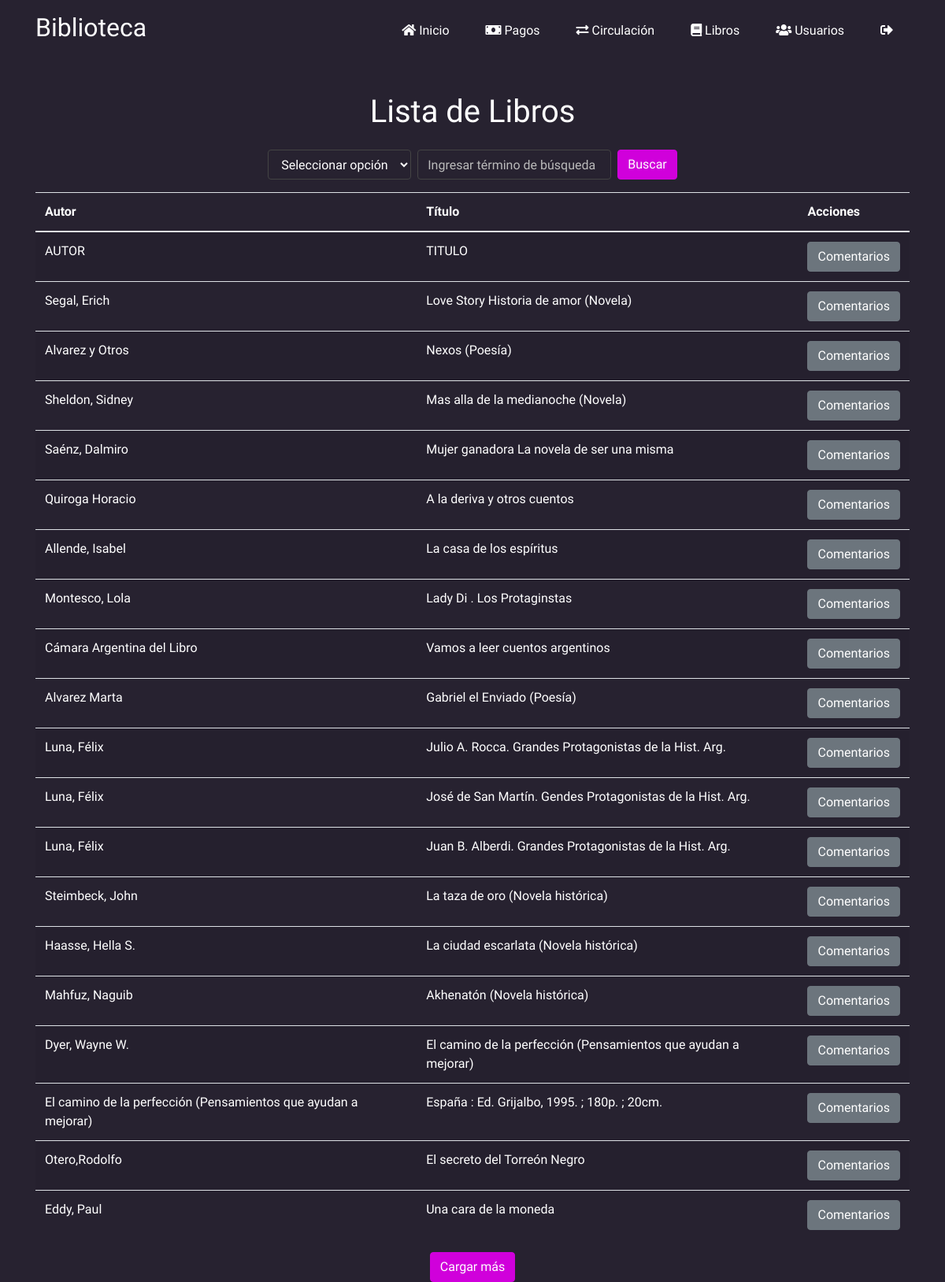
/socio/libros_2.php (signed in), run on the app's committed database.
### tables this page shows
CREATE TABLE `libros` (
  `AUTOR` varchar(255) NOT NULL,
  `TITULO` varchar(255) NOT NULL,
  `EDITORIAL` varchar(255) NOT NULL,
  `ISBN` varchar(50) NOT NULL,
  `ID` int(11) NOT NULL,
  `ESTANTE` varchar(255) DEFAULT NULL,
  `CATEGORIA` varchar(255) DEFAULT NULL,
  `CDU` varchar(255) DEFAULT NULL,
  `NUMERO` varchar(255) DEFAULT NULL,
  `ESTADO` varchar(255) DEFAULT NULL
);

### socio/libros_2.php (the view, shortened to what this page needs)
<?php
include '../db_connection.php';
include '../header.php';
$sql = "SELECT `ID`, `AUTOR`, `TITULO` FROM libros";
$sql .= " LIMIT 20";
$result = $conn->query($sql);
?>
<!DOCTYPE html>
<html lang="es">
<head>
    <link rel="stylesheet" href="https://stackpath.bootstrapcdn.com/bootstrap/4.5.2/css/bootstrap.min.css">
</head>
<body>
    <div class="container mt-5">
        <div class="row justify-content-center">
            <div class="col-md-8 text-center">
                <h1 class="mb-4">Lista de Libros</h1>
                <form method="GET" action="libros_2.php" class="form-inline justify-content-center mb-3">
                    <div class="form-group mr-2">
                        <select name="search_option" class="form-control" required>
                            <option value="">Seleccionar opción</option>
                        </select>
                    </div>
                    <div class="form-group mr-2">
                        <input type="text" name="search_term" class="form-control" placeholder="Ingresar término de búsqueda" value="<?php echo isset($_GET['search_term']) ? $_GET['search_term'] : ''; ?>" required>
                    </div>
                    <button type="submit" class="btn btn-primary buscar-btn buscar-btn">Buscar</button>
                </form>
            </div>
        </div>
        <table class="table table-striped">
            <thead>
                <tr>
                    <th>Autor</th>
                    <th>Título</th>
                    <th>Acciones</th>
                </tr>
            </thead>
            <tbody id="booksTableBody">
                <?php
                if ($result->num_rows > 0) {
                    while($row = $result->fetch_assoc()) {
                        echo "<tr>";
                        echo "<td>" . htmlspecialchars($row["AUTOR"]) . "</td>";
                        echo "<td>" . htmlspecialchars($row["TITULO"]) . "</td>";
                        echo "<td>";
                        echo "<button class='btn btn-secondary' onclick='loadComments(" . htmlspecialchars($row["ID"]) . ")'>Comentarios</button>";
                        echo "</td>";
                        echo "</tr>";
                    }
                } else {
                    echo "<tr><td colspan='3'>No se encontraron libros</td></tr>";
                }
                ?>
            </tbody>
        </table>
        <div class="text-center">
            <button class="btn btn-primary buscar-btn" onclick="loadMoreBooks()">Cargar más</button>
        </div>
    </div>
</body>
</html>

### header.php (style rules this page uses)
.lexend-custom { font-family: 'Lexend', sans-serif; font-optical-sizing: auto; font-weight: 400; font-style: normal; }
body { padding-top: 70px; }
.buscar-btn { background-color: #d000db !important; border-color: #d000db !important; }

### socio/libros_2.php (style rules this page uses)
body, body * { color: white !important; }
body { background-color: #272230 !important; color: white !important; }
.form-control { background-color: #272230 !important; color: white !important; border: 1px solid #444 !important; }
.form-control::placeholder { color: #bbb !important; }

### data on the page
libros: AUTOR "AUTOR", TITULO "TITULO"
libros: AUTOR "Segal, Erich", TITULO "Love Story Historia de amor (Novela)"
libros: AUTOR "Alvarez y Otros", TITULO "Nexos (Poesía)"
libros: AUTOR "Sheldon, Sidney", TITULO "Mas alla de la medianoche (Novela)"
libros: AUTOR "Saénz, Dalmiro", TITULO "Mujer ganadora La novela de ser una misma"
libros: AUTOR "Quiroga Horacio", TITULO "A la deriva y otros cuentos"
libros: AUTOR "Allende, Isabel", TITULO "La casa de los espíritus"
libros: AUTOR "Montesco, Lola", TITULO "Lady Di . Los Protaginstas"
libros: AUTOR "Cámara Argentina del Libro", TITULO "Vamos a leer cuentos argentinos"
libros: AUTOR "Alvarez Marta", TITULO "Gabriel el Enviado (Poesía)"
libros: AUTOR "Luna, Félix", TITULO "Julio A. Rocca. Grandes Protagonistas de la Hist. Arg."
libros: AUTOR "Luna, Félix", TITULO "José de San Martín. Gendes Protagonistas de la Hist. Arg."
libros: AUTOR "Luna, Félix", TITULO "Juan B. Alberdi. Grandes Protagonistas de la Hist. Arg."
libros: AUTOR "Steimbeck, John", TITULO "La taza de oro (Novela histórica)"
libros: AUTOR "Haasse, Hella S.", TITULO "La ciudad escarlata (Novela histórica)"
libros: AUTOR "Mahfuz, Naguib", TITULO "Akhenatón (Novela histórica)"
libros: AUTOR "Dyer, Wayne W.", TITULO "El camino de la perfección (Pensamientos que ayudan a mejorar)"
libros: AUTOR "El camino de la perfección (Pensamientos que ayudan a mejorar)", TITULO "España : Ed. Grijalbo, 1995. ; 180p. ; 20cm."
libros: AUTOR "Otero,Rodolfo", TITULO "El secreto del Torreón Negro"
libros: AUTOR "Eddy, Paul", TITULO "Una cara de la moneda"
